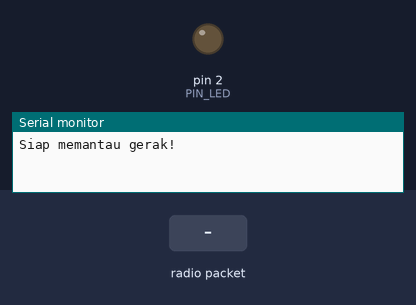
The sketch below on a simulated Arduino Uno, built with avr-gcc and run on an emulated ATmega328P. On the bench: output pins drawn as LEDs (lit = HIGH), the last lines printed to the serial monitor. The inputs (shaded band) are chosen by the test bench. No radio packets arrive unless stated.

Above: at 1.2 s.
1.3 s: radio packet "GERAK" arrives
At 1.7 s:
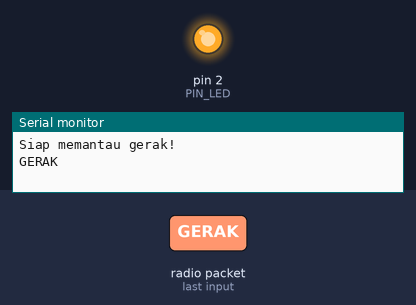
4.3 s: radio packet "1" arrives
Timing chart, 0 to 7.3 s (numbered marks = the images above; inputs shaded):
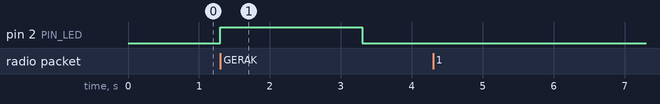

The sketch:

RFgerak2.ino
```cpp
// ---------------------------------------------
// Bagian penerima RF 315MHz
//   yang akan menyalakan LED jika terdapat
//   kiriman berupa "GERAK"
// ---------------------------------------------

#include <VirtualWire.h>

const int PIN_LED = 2;

byte penyangga[VW_MAX_MESSAGE_LEN];
byte panjangPesan = VW_MAX_MESSAGE_LEN;
char teks[VW_MAX_MESSAGE_LEN + 1];

void setup() {
  pinMode(PIN_LED, OUTPUT);

  vw_set_rx_pin(8);
  vw_setup(1000);  // bps

  vw_rx_start();   // Memulai penerimaan data

  Serial.begin(9600);
  Serial.println("Siap memantau gerak!");
}

void loop() {
  if (vw_get_message(penyangga, &panjangPesan)) {
    memcpy(teks, penyangga, panjangPesan);
    teks[panjangPesan] = 0; // Terminator
    Serial.println(teks);

    if (strcmp(teks, "GERAK") == 0) {
      // Hidupkan LED 2 detik
      digitalWrite(PIN_LED, HIGH);
      delay(2000);
      digitalWrite(PIN_LED, LOW);
    }

    // Reset ke VW_MAX_MESSAGE_LEN
    panjangPesan = VW_MAX_MESSAGE_LEN;
  }
}
```

Measured:
- after the input at 1.3 s, pin 2 (PIN_LED): LOW → HIGH at once, → LOW 2.0 s later
